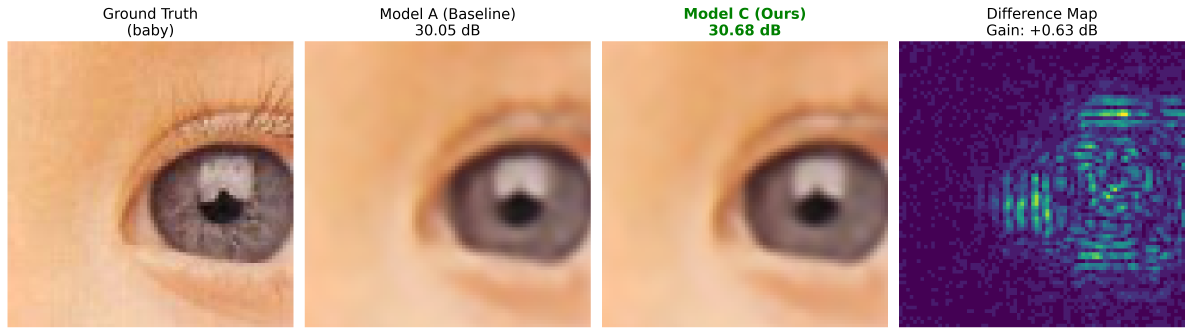
#> input picture figs/evidence_baby.png, 4770 x 1339 px, given in place of baby.png, which was not available (shown at 1/4 size)
$ python plot_all_evidence.py
#> lines starting #> are read from the running program, lines starting #| are printed output that depends on the picture; pictures that were not available may be replaced by others from this repository, and a replacement may not be noted
import cv2
import numpy as np
import os
import matplotlib.pyplot as plt

# Resolve paths relative to project root
ROOT_DIR = os.path.dirname(os.path.dirname(os.path.abspath(__file__)))
os.chdir(ROOT_DIR)

# --- CONFIGURATION ---
# Use raw strings for Windows paths
dir_gt = r'testsets\Set5\HR'
dir_a = r'superresolution\student_A_L1_x4\images'
dir_c = r'superresolution\student_C_v1_delayed_x4\images'

# The complete Set5 list
img_names = ['baby', 'bird', 'butterfly', 'head', 'woman']

# Output folder
os.makedirs('figs', exist_ok=True)

# Helper: Calculate Y-Channel PSNR
def get_y_psnr(img1, img2):
    img1_y = cv2.cvtColor(img1, cv2.COLOR_BGR2YCrCb)[:, :, 0]
    img2_y = cv2.cvtColor(img2, cv2.COLOR_BGR2YCrCb)[:, :, 0]
    mse = np.mean((img1_y.astype(np.float32) - img2_y.astype(np.float32)) ** 2)
    if mse == 0: return 100
    return 20 * np.log10(255.0 / np.sqrt(mse))

print("Starting Batch Evidence Generation...")

for img_name in img_names:
    print(f"Processing {img_name}...")

    # 1. LOAD
    # Note: Folder structure might vary slightly based on previous runs.
    # Adjusting to standard: 'images/namex4/namex4_20000.png'
    p_gt = os.path.join(dir_gt, f"{img_name}.png")
    p_a = os.path.join(dir_a, f"{img_name}x4", f"{img_name}x4_20000.png")
    p_c = os.path.join(dir_c, f"{img_name}x4", f"{img_name}x4_20000.png")

    img_gt = cv2.imread(p_gt)
#> img_gt is the input picture: shape (1339, 4770, 3); mean B, G, R 141.5, 149.6, 188
    img_a = cv2.imread(p_a)
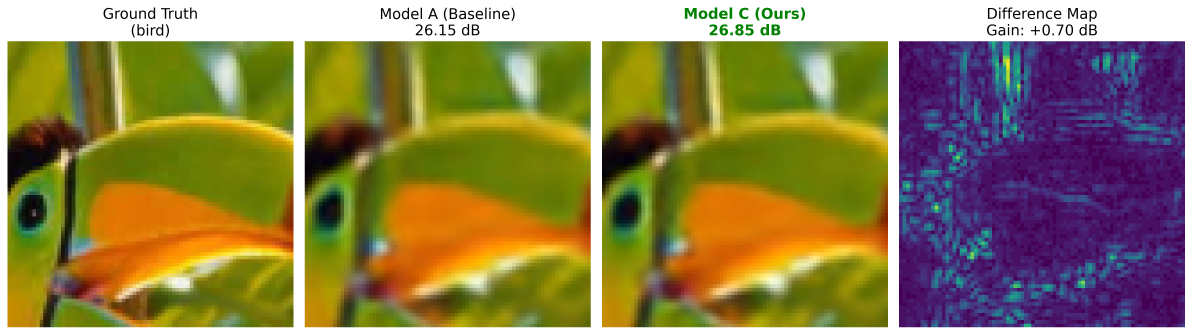
#> input picture figs/evidence_bird.png, 4770 x 1339 px, given in place of babyx4_20000.png, which was not available (shown at 1/4 size)
#> img_a is the input picture: shape (1339, 4770, 3); mean B, G, R 80.8, 128.7, 142.3
    img_c = cv2.imread(p_c)

    if img_gt is None or img_a is None or img_c is None:
        print(f"  -> Error: Could not find images for {img_name}. Skipping.")
        continue

    # 2. FIND BEST PATCH (Where C beats A the most)
    # Error = Squared difference from GT
    err_a_map = np.sum((img_gt.astype(np.float32) - img_a.astype(np.float32)) ** 2, axis=2)
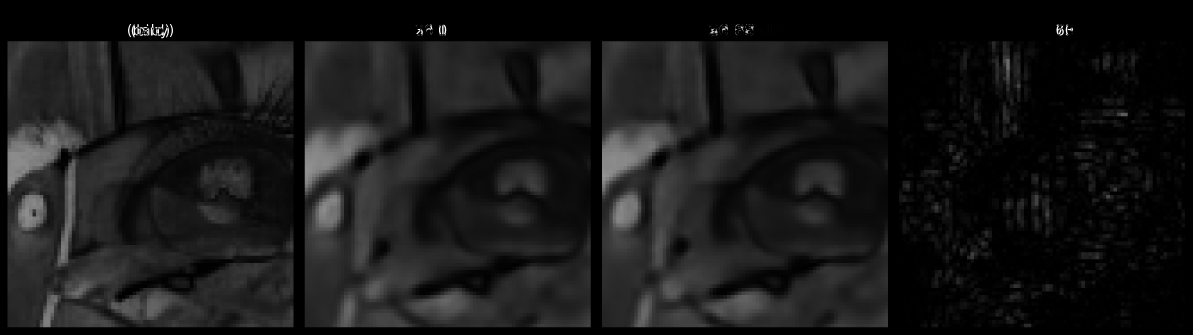
#> err_a_map: shape (1339, 4770) float32 (shown at 1/4 size); min 0, max 195075, mean 18761.7; drawn with min black and max white
    err_c_map = np.sum((img_gt.astype(np.float32) - img_c.astype(np.float32)) ** 2, axis=2)

    # Improvement Map: Positive means A had more error than C
    improvement_map = err_a_map - err_c_map
#> improvement_map: shape (1339, 4770) float32; every value is 0

    patch_size = 80
    best_score = -999999
    best_y, best_x = 0, 0

    h, w, _ = img_gt.shape
#> h = 1339; w = 4770
    # Step by 10 for speed
    for y in range(0, h - patch_size, 10):
        for x in range(0, w - patch_size, 10):
            score = np.sum(improvement_map[y:y+patch_size, x:x+patch_size])
            if score > best_score:
                best_score = score
                best_y, best_x = y, x
#> after the loop, best_score = 0; best_x = 0; best_y = 0

    # 3. EXTRACT CROPS
    crop_gt = img_gt[best_y:best_y+patch_size, best_x:best_x+patch_size]
#> crop_gt: shape (80, 80, 3); every value is 255
    crop_a = img_a[best_y:best_y+patch_size, best_x:best_x+patch_size]
    crop_c = img_c[best_y:best_y+patch_size, best_x:best_x+patch_size]

    # Calculate Local PSNR
    psnr_a = get_y_psnr(crop_gt, crop_a)
#> in get_y_psnr, `img1_y = cv2.cvtColor(img1, cv2.COLOR_BGR2YCrCb)[:, :, 0]`: img1_y: shape (80, 80); every value is 255
#> psnr_a = 100
    psnr_c = get_y_psnr(crop_gt, crop_c)
#> psnr_c = 100
    gain = psnr_c - psnr_a
#> gain = 0

    # 4. MAKE DIFFERENCE MAP (Visual Evidence)
    diff_img = cv2.absdiff(crop_a, crop_c)
#> diff_img: shape (80, 80, 3); every value is 0
    diff_img = cv2.cvtColor(diff_img, cv2.COLOR_BGR2GRAY)
#> diff_img: shape (80, 80); every value is 0
    diff_img = cv2.normalize(diff_img, None, 0, 255, cv2.NORM_MINMAX)
    diff_img = cv2.applyColorMap(diff_img, cv2.COLORMAP_VIRIDIS)
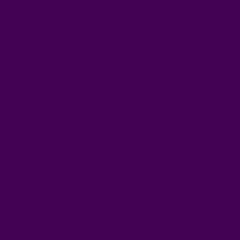
#> diff_img: shape (80, 80, 3) (shown 3 times larger); mean B, G, R 84, 1, 68

    # Convert all to RGB
    crop_gt = cv2.cvtColor(crop_gt, cv2.COLOR_BGR2RGB)
    crop_a = cv2.cvtColor(crop_a, cv2.COLOR_BGR2RGB)
    crop_c = cv2.cvtColor(crop_c, cv2.COLOR_BGR2RGB)
    diff_img = cv2.cvtColor(diff_img, cv2.COLOR_BGR2RGB)

    # 5. PLOT
    fig, axs = plt.subplots(1, 4, figsize=(16, 5))

    axs[0].imshow(crop_gt)
    axs[0].set_title(f"Ground Truth\n({img_name})", fontsize=14)
    axs[0].axis('off')

    axs[1].imshow(crop_a)
    axs[1].set_title(f"Model A (Baseline)\n{psnr_a:.2f} dB", fontsize=14)
    axs[1].axis('off')

    # Color the title Green if C won, Red if not
    title_color = 'green' if gain > 0 else 'red'
#> title_color = 'red'
    axs[2].imshow(crop_c)
    axs[2].set_title(f"Model C (Ours)\n{psnr_c:.2f} dB", fontsize=14, fontweight='bold', color=title_color)
    axs[2].axis('off')

    axs[3].imshow(diff_img)
    axs[3].set_title(f"Difference Map\nGain: {gain:+.2f} dB", fontsize=14)
    axs[3].axis('off')

    plt.tight_layout()
    save_path = f'figs/evidence_{img_name}.png'
    plt.savefig(save_path, dpi=300, bbox_inches='tight')
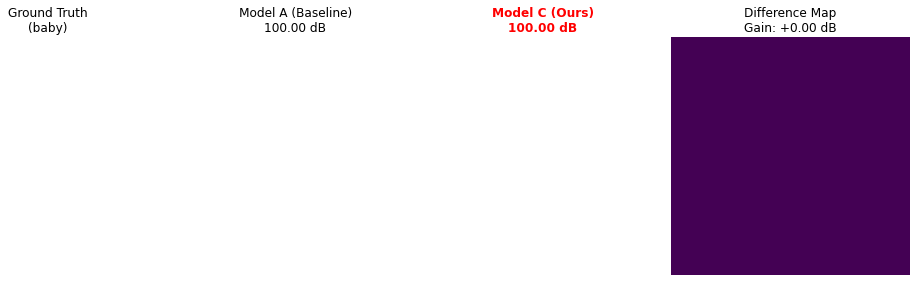
#> figure drawn by matplotlib, 4 panels
    plt.close() # Close figure to free memory
    print(f"  -> Saved {save_path}")

print("Done! Check the 'figs' folder.")
